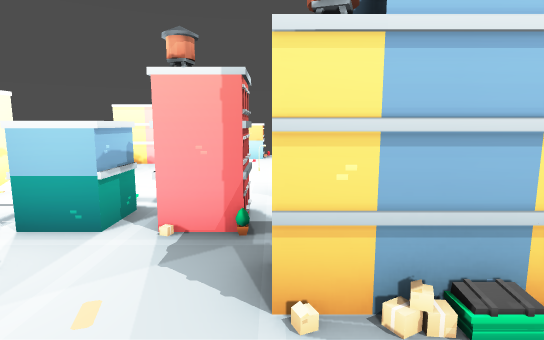
[1] (above)

24 first-person views from a walk through a Godot game level. The camera is 1.5 m above the floor, tilts 8° down and sees 80° across. The floor is counted in squares, 1 m on a side. Each view is taken from the middle of a square. On the plan, view 1 faces up. The plan holds only what a view shows up to about 15 squares ahead; the rest is blank. The place goes on beyond the plan.

[2]
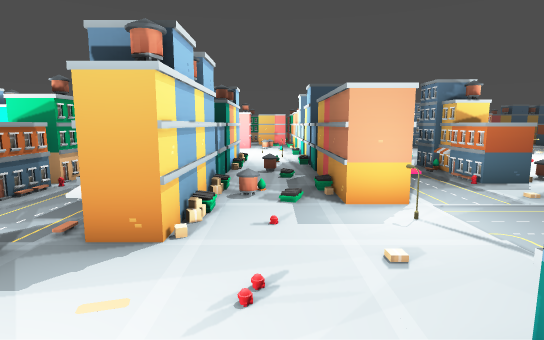

[3]
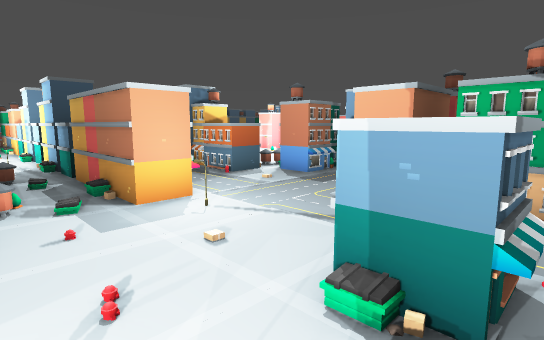

[4]
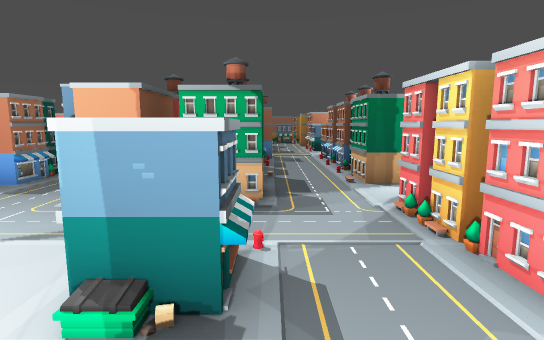

[5]
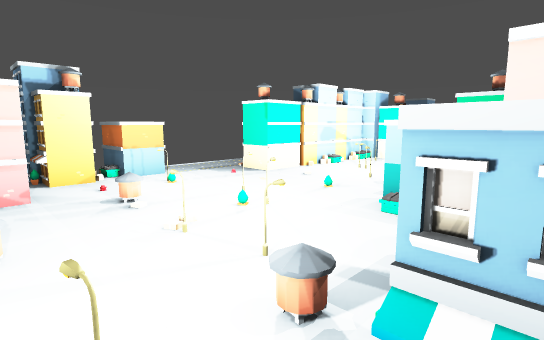

[6]
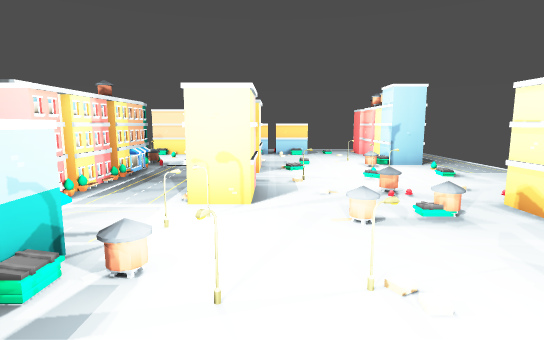

[7]
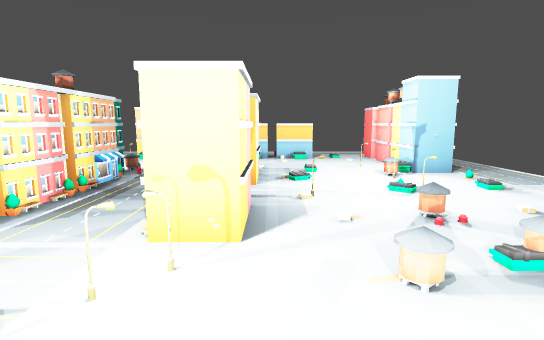

[8]
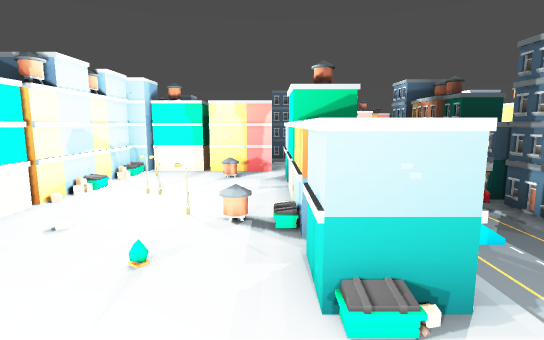

[9]
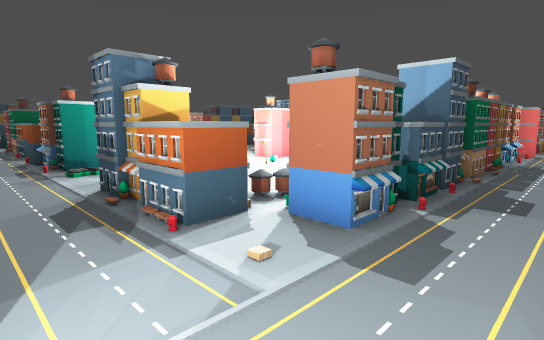

[10]
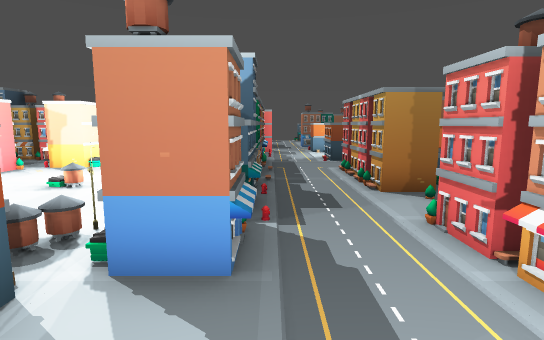

[11]
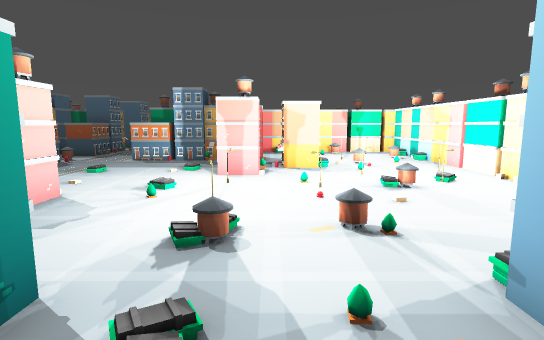

[12]
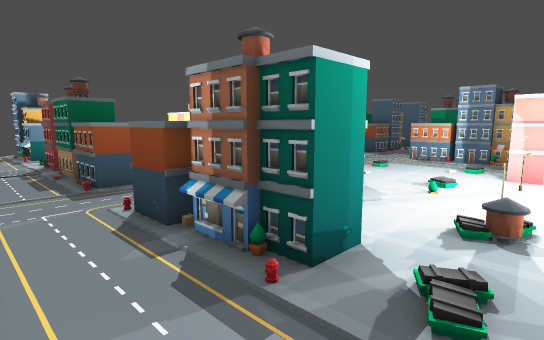

[13]
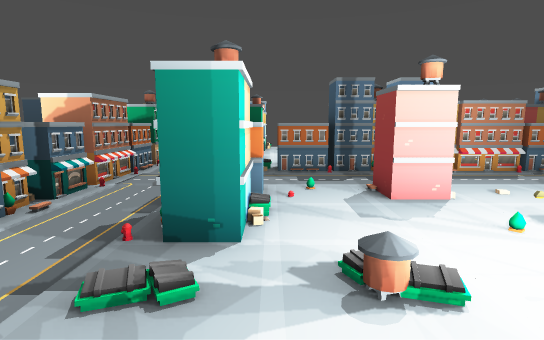

[14]
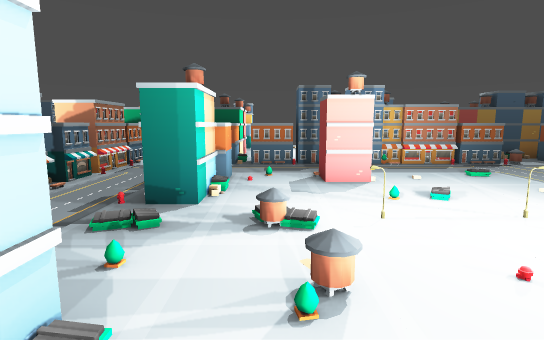

[15]
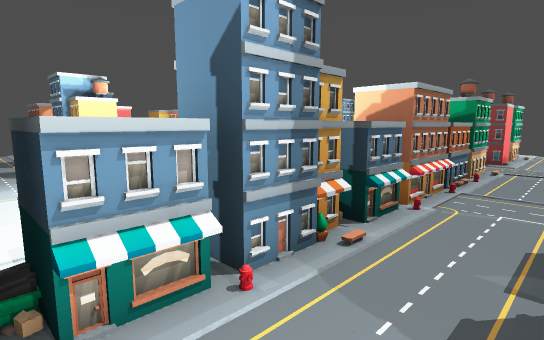

[16]
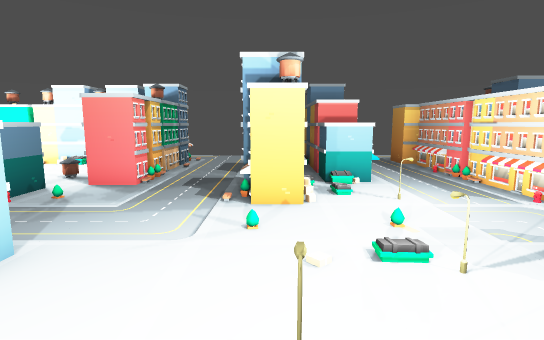

[17]
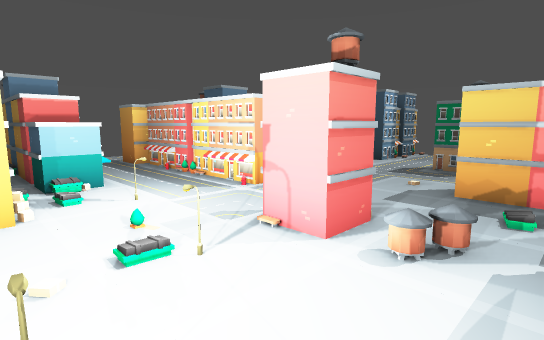

[18]
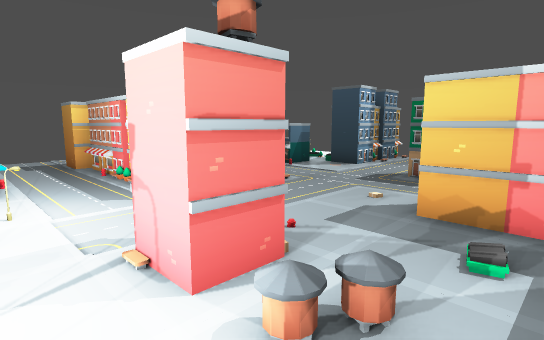

[19]
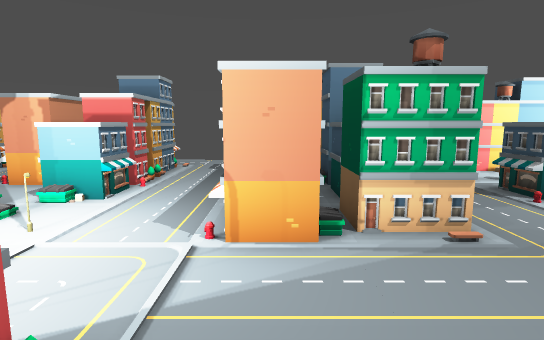

[20]
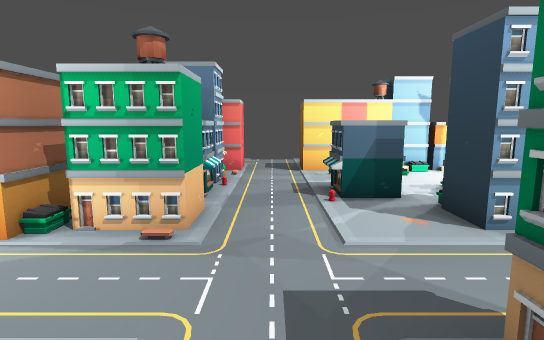

[21]
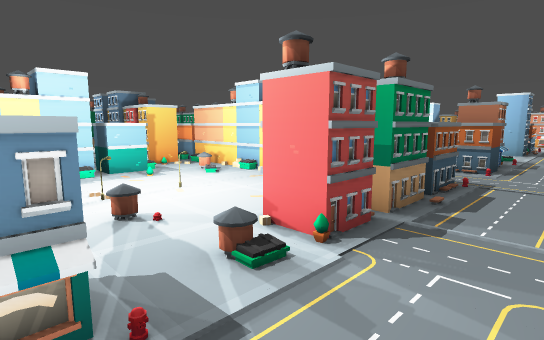

[22]
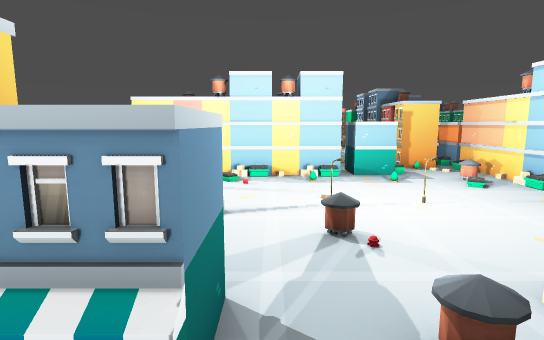

[23]
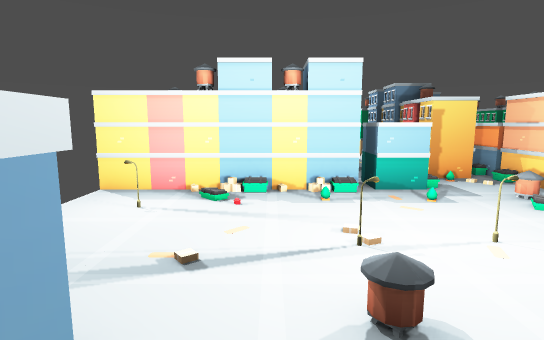

[24]
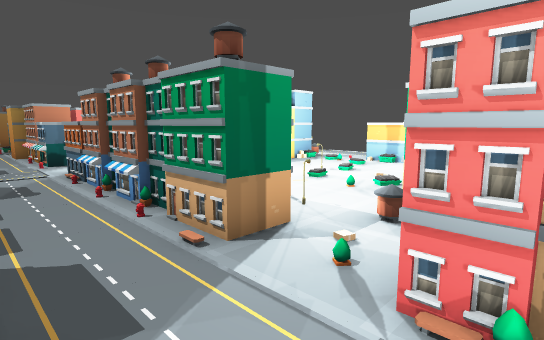

### Floor plan
Key: @ floor where view 1 was taken; # wall or solid block; x gap in a wall; . floor; / step, stairs or slope; = window, fence, low wall or low ledge; ^ raised ledge; B building; O other object.
Columns run from 17 left of view 1 to 28 right of it. Each row starts with its distance up from view 1.
 16              B B
 15     .....    BB#^...       ...  ....   ...
 14     ......   #B.^...      B...  B...   ...
 13    BBB.....###..=..BBBBBBBB...  B..####..###BB
 12  .........................B..  .#..## B.....B.
 11 /..=..=./.............=...B..  .#/.## B.......
 10 ^................=........#..##.#/.##.B......
  9 ^.......=.....=.=.../.....#.....^/..#.^...^..
  8 ^.................../.....#...B//..##. .....
  7 ^    ##  ##x=.....^^^^ B^.....B/...### B...BBB
  6         ........ .....   .....B/.=.##.........
  5      .........^. B...     ....................
  4    ...BB..............  BB........B.......B.
  3    .=BB####    ..BBBBB^BBBBB....=.........
  2              . ../////..B///..=..........
  1              . ..././...../.=   ..O...#
  0            ......@..//...///......///.B
 -1      OOO   B..^...=#####^BBB^BBB^##^^^.B.. B B
 -2           #... ....#  ..   .....####..........
 -3           #...  ............................
 -4           #... .##.........../BB^.............
 -5      OOO.....BBx##...^^BBB../BBB^..^^^BB....^B
 -6      .....B...O ##.BBB#  .....B.^...^.B.....
 -7    ......BB...   B.BB.......O.......^  .......
 -8 ^........ B...O ....B...............B ........
 -9 ^......   BB..  ....^.......=....B..B/..=.=...
-10 ^.....    BB..  ....B.............  B/........
-11 .....     BB.. x#...B.=./.=.=.......B//././...
-12   ..      BB..^ #...B...=..........#B//.//////
-13  BBB      ^..BB #.....=.=..B ......##/./^BBBBB
-14           ^..   #...#.....## ......##//
-15           ...    ...#.....##........^x#/
-16           ...   ^..B B.... #B.......^.B/
-17           ^#.   ^..BB...=    BBB^^....B   OO
-18           ##.   ^..BBB.         B ..^.B

Where each view was taken, in squares from view 1:
view 1: 0 up, 0 right, facing up
view 2: 1 up, 4 left, facing right
view 3: 2 up, 4 left, facing down-right
view 4: 2 up, 4 left, facing down
view 5: 5 up, 5 left, facing up-right
view 6: 8 up, 0 right, facing left
view 7: 8 up, 2 left, facing left
view 8: 8 up, 2 left, facing right
view 9: 2 down, 0 right, facing down-right
view 10: 3 down, 2 right, facing down
view 11: 3 down, 10 right, facing down
view 12: 2 down, 10 right, facing down-right
view 13: 6 down, 8 right, facing right
view 14: 7 down, 6 right, facing right
view 15: 4 down, 10 right, facing up-right
view 16: 0 up, 13 right, facing up
view 17: 0 up, 13 right, facing up-right
view 18: 0 up, 15 right, facing up-right
view 19: 2 up, 19 right, facing up
view 20: 2 up, 23 right, facing up
view 21: 2 down, 27 right, facing down-left
view 22: 3 down, 26 right, facing down
view 23: 5 down, 26 right, facing down
view 24: 3 down, 4 left, facing down-left
